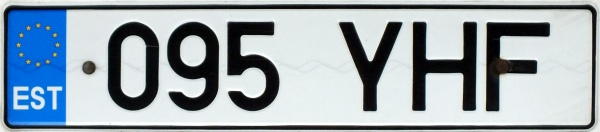
//> input picture data/license_plates/est_095yhf_close.jpg, 600 x 132 px
$ ./plates data/license_plates/est_095yhf_close.jpg   (built with g++ and OpenCV 4)
//> lines starting //> are read from the running program, lines starting //| are printed output that depends on the picture; after the words box and inside, x2 and y2 are one past the last pixel; in counts of white or black regions, pixels touching at a corner belong together
### functions.hpp
#include <opencv2/opencv.hpp>

using namespace std;
using namespace cv;

void mysave(const String &name, Mat m)
{
    vector<int> params;
    params.push_back(CV_IMWRITE_PNG_COMPRESSION);
    params.push_back(5);
    try
    {
        imwrite("./results/"+name+".png", m, params);
        cout << "./results/"+name+".png" << endl;
    }
    catch(runtime_error& ex)
    {
        printf("Exception converting image to PNG format: %s\n", ex.what());
    }

}

// [5 lines left out: function myshow, not called in this run]

Mat my_erode(Mat img, Mat se)
{
    Mat out = Mat(img.rows, img.cols, 0);
    out = out * 0;
    int H = out.rows;
    int W = out.cols;
    int Hs = se.rows;
    int Ws = se.cols;

    //assuming img is binary: 255 is 1.
    for(int i = 0; i < H-Hs; i++)
    {
        for(int j = 0; j < W-Ws; j++)
        {
            int val = 255;
            for(int x = 0; x < Hs; x++)
            {
                for(int y = 0; y < Ws; y++)
                {
                    if(se.data[x*Ws + y] && !img.data[(i+x)*W + (j+y)])
                    {
                        val = 0;
                    }
                }
            }
            out.data[(i+Hs)*W + (j+Ws)] = val;
        }
    }

    return out;
}

Mat my_dilate(Mat img, Mat se)
{
    Mat out = Mat(img.rows, img.cols, 0);
    out = out * 0;
    int H = out.rows;
    int W = out.cols;
    int Hs = se.rows;
    int Ws = se.cols;

    //assuming img is binary: 255 is 1.
    for(int i = 0; i < H-Hs; i++)
    {
        for(int j = 0; j < W-Ws; j++)
        {
            int val = 0;
            for(int x = 0; x < Hs; x++)
            {
                for(int y = 0; y < Ws; y++)
                {
                    if(se.data[x*Ws + y] && img.data[(i+x)*W + (j+y)])
                    {
                        val = 255;
                    }
                }
            }
            out.data[(i+Hs)*W + (j+Ws)] = val;
        }
    }

    return out;
}

Mat my_diskerode(Mat img, int r)
{
    Mat extended, cropped;
    Mat se = getStructuringElement( MORPH_ELLIPSE, Size( r, r+1), Point( 0, 0) );
    //extend
    copyMakeBorder( img, extended, 0, se.cols, 0, se.cols, BORDER_REPLICATE, 0);
    extended = my_erode(extended, se);
    extended(cv::Rect(se.cols/2,se.rows/2,img.cols,img.rows)).copyTo(cropped);
    return cropped;
}

Mat my_diskdilate(Mat img, int r)
{
    Mat extended, cropped;
    Mat se = getStructuringElement( MORPH_ELLIPSE, Size( r, r+1), Point( 0, 0) );
    //extend
    copyMakeBorder( img, extended, 0, se.cols, 0, se.cols, BORDER_REPLICATE, 0);
    extended = my_dilate(extended, se);
    extended(cv::Rect(se.cols/2,se.rows/2,img.cols,img.rows)).copyTo(cropped);
    return cropped;
}

// [15 lines left out: functions my_diskopen, my_diskclose, not called in this run]


Mat connected_components(Mat m)
{
    Mat labels;
    Mat out = Mat(m.rows, m.cols, 0);
    out *= 0;

    int n;
    n = cv::connectedComponents(m, labels, 8, CV_32S);


    int H = m.rows;
    int W = m.cols;

    for(int i = 0; i < H; i++)
    {
        for(int j = 0; j < W; j++)
        {
            out.data[i*W + j] = labels.at<int>(i, j)*255/n;
        }
    }


    return out;

}

### plates.cpp
#include "functions.hpp"

int main(int argc, char** argv )
{
    // Read image
    Mat img = imread(argv[1] ,CV_LOAD_IMAGE_COLOR);
//> img is the input picture: 132 rows x 600 cols, CV_8UC3; mean B, G, R 174.5, 165.8, 153
    Mat gray_img, thresholded, eroded, morph, masked, cc;

    cvtColor(img, gray_img, CV_BGR2GRAY);
    thresholded = (gray_img < 52);
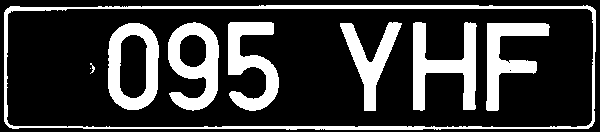
//> thresholded: 132 rows x 600 cols, CV_8UC1; 23.1% white; 9 white regions (1 under 20 px), largest, box (x1, y1, x2, y2) and area: (4, 5, 596, 130) 4337, (413, 22, 477, 111) 2653, (168, 22, 219, 111) 2462
    mysave(string(argv[1]) + "--THRESHOLD", thresholded);
    //moveWindow("threshold", 50,50);

    //erode
    eroded = my_diskerode(thresholded, 4);
//> after the loop in my_erode, `for(int i = 0; i < H-Hs; i++)`: out: 136 rows x 604 cols, CV_8UC1; 12.2% white; 11 white regions (4 under 20 px), largest, box (x1, y1, x2, y2) and area: (417, 27, 477, 112) 1932, (172, 27, 220, 112) 1768, (112, 28, 160, 111) 1685
//> in my_diskerode, `extended(cv::Rect(se.cols/2,se.rows/2,img.cols,img.rows)).copyTo(cropp..`: cropped: 132 rows x 600 cols, CV_8UC1; 12.7% white; 11 white regions (4 under 20 px), largest, box (x1, y1, x2, y2) and area: (415, 25, 475, 110) 1932, (170, 25, 218, 110) 1768, (110, 26, 158, 109) 1685
    morph = my_diskdilate(eroded, 4);
//> after the loop in my_dilate, `for(int i = 0; i < H-Hs; i++)`: out: 136 rows x 604 cols, CV_8UC1; 17.3% white; 10 white regions (1 under 20 px), largest, box (x1, y1, x2, y2) and area: (416, 26, 479, 115) 2644, (171, 26, 222, 115) 2463, (111, 27, 162, 114) 2344
//> in my_diskdilate, `extended(cv::Rect(se.cols/2,se.rows/2,img.cols,img.rows)).copyTo(cropp..`: cropped: 132 rows x 600 cols, CV_8UC1; 18% white; 10 white regions (1 under 20 px), largest, box (x1, y1, x2, y2) and area: (414, 24, 477, 113) 2644, (169, 24, 220, 113) 2463, (109, 25, 160, 112) 2344
    morph = my_diskerode(morph, 5);
//> after the loop in my_erode (call 2), `for(int i = 0; i < H-Hs; i++)`: out: 137 rows x 605 cols, CV_8UC1; 10.7% white; 8 white regions (2 under 20 px), largest, box (x1, y1, x2, y2) and area: (419, 30, 478, 114) 1719, (174, 30, 221, 113) 1567, (114, 31, 161, 113) 1488, (234, 30, 281, 114) 1450, (492, 31, 551, 114) 1381, (347, 30, 403, 114) 1230
//> in my_diskerode (call 2), `extended(cv::Rect(se.cols/2,se.rows/2,img.cols,img.rows)).copyTo(cropp..`: cropped: 132 rows x 600 cols, CV_8UC1; 11.2% white; 8 white regions (2 under 20 px), largest, box (x1, y1, x2, y2) and area: (417, 27, 476, 111) 1719, (172, 27, 219, 110) 1567, (112, 28, 159, 110) 1488, (232, 27, 279, 111) 1450, (490, 28, 549, 111) 1381, (345, 27, 401, 111) 1230
    morph = my_diskdilate(morph, 5);
//> after the loop in my_dilate (call 2), `for(int i = 0; i < H-Hs; i++)`: out: 137 rows x 605 cols, CV_8UC1; 16.7% white; 7 white regions, largest, box (x1, y1, x2, y2) and area: (418, 28, 481, 117) 2641, (173, 28, 224, 116) 2460, (113, 29, 164, 116) 2343
//> in my_diskdilate (call 2), `extended(cv::Rect(se.cols/2,se.rows/2,img.cols,img.rows)).copyTo(cropp..`: cropped: 132 rows x 600 cols, CV_8UC1; 17.5% white; 7 white regions, largest, box (x1, y1, x2, y2) and area: (416, 25, 479, 114) 2641, (171, 25, 222, 113) 2460, (111, 26, 162, 113) 2343
    morph = my_diskerode(morph, 6);
//> after the loop in my_erode (call 3), `for(int i = 0; i < H-Hs; i++)`: out: 138 rows x 606 cols, CV_8UC1; 9.2% white; 6 white regions, box (x1, y1, x2, y2) and area: (422, 32, 480, 115) 1510, (177, 32, 223, 114) 1376, (117, 33, 163, 114) 1289, (237, 32, 283, 115) 1249, (495, 33, 553, 115) 1199, (350, 32, 404, 115) 1051
//> in my_diskerode (call 3), `extended(cv::Rect(se.cols/2,se.rows/2,img.cols,img.rows)).copyTo(cropp..`: cropped: 132 rows x 600 cols, CV_8UC1; 9.7% white; 6 white regions, box (x1, y1, x2, y2) and area: (419, 29, 477, 112) 1510, (174, 29, 220, 111) 1376, (114, 30, 160, 111) 1289, (234, 29, 280, 112) 1249, (492, 30, 550, 112) 1199, (347, 29, 401, 112) 1051
    morph = my_diskdilate(morph, 7);
//> after the loop in my_dilate (call 3), `for(int i = 0; i < H-Hs; i++)`: out: 139 rows x 607 cols, CV_8UC1; 17.9% white; 6 white regions, box (x1, y1, x2, y2) and area: (420, 30, 484, 120) 2865, (175, 30, 227, 119) 2725, (115, 31, 167, 119) 2588, (235, 30, 287, 120) 2536, (493, 31, 557, 120) 2364, (348, 30, 408, 120) 2052
//> in my_diskdilate (call 3), `extended(cv::Rect(se.cols/2,se.rows/2,img.cols,img.rows)).copyTo(cropp..`: cropped: 132 rows x 600 cols, CV_8UC1; 19.1% white; 6 white regions, box (x1, y1, x2, y2) and area: (417, 26, 481, 116) 2865, (172, 26, 224, 115) 2725, (112, 27, 164, 115) 2588, (232, 26, 284, 116) 2536, (490, 27, 554, 116) 2364, (345, 26, 405, 116) 2052
    morph = my_diskerode(morph, 8);
//> after the loop in my_erode (call 4), `for(int i = 0; i < H-Hs; i++)`: out: 140 rows x 608 cols, CV_8UC1; 7.7% white; 6 white regions, box (x1, y1, x2, y2) and area: (425, 35, 482, 116) 1307, (180, 35, 225, 116) 1200, (120, 36, 165, 116) 1102, (240, 35, 285, 117) 1050, (498, 36, 555, 117) 1022, (353, 35, 405, 117) 913
//> in my_diskerode (call 4), `extended(cv::Rect(se.cols/2,se.rows/2,img.cols,img.rows)).copyTo(cropp..`: cropped: 132 rows x 600 cols, CV_8UC1; 8.3% white; 6 white regions, box (x1, y1, x2, y2) and area: (421, 31, 478, 112) 1307, (176, 31, 221, 112) 1200, (116, 32, 161, 112) 1102, (236, 31, 281, 113) 1050, (494, 32, 551, 113) 1022, (349, 31, 401, 113) 913
    morph = my_diskdilate(morph, 10);
//> after the loop in my_dilate (call 4), `for(int i = 0; i < H-Hs; i++)`: out: 142 rows x 610 cols, CV_8UC1; 19.9% white; 6 white regions, box (x1, y1, x2, y2) and area: (422, 32, 488, 123) 3276, (177, 32, 231, 123) 3105, (117, 33, 171, 123) 2966, (237, 32, 291, 124) 2863, (495, 33, 561, 124) 2683, (350, 32, 411, 124) 2351
//> in my_diskdilate (call 4), `extended(cv::Rect(se.cols/2,se.rows/2,img.cols,img.rows)).copyTo(cropp..`: cropped: 132 rows x 600 cols, CV_8UC1; 21.8% white; 6 white regions, box (x1, y1, x2, y2) and area: (417, 27, 483, 118) 3276, (172, 27, 226, 118) 3105, (112, 28, 166, 118) 2966, (232, 27, 286, 119) 2863, (490, 28, 556, 119) 2683, (345, 27, 406, 119) 2351

    //mask with first erosion
    masked = eroded & morph;
//> masked: 132 rows x 600 cols, CV_8UC1; 10.5% white; 6 white regions, box (x1, y1, x2, y2) and area: (417, 27, 475, 110) 1540, (172, 27, 218, 110) 1530, (112, 28, 158, 109) 1415, (232, 27, 278, 110) 1364, (490, 28, 548, 110) 1231, (345, 27, 400, 110) 1213
    morph = my_diskdilate(masked, 4);
//> after the loop in my_dilate (call 5), `for(int i = 0; i < H-Hs; i++)`: out: 136 rows x 604 cols, CV_8UC1; 14.7% white; 6 white regions, box (x1, y1, x2, y2) and area: (418, 28, 479, 115) 2231, (173, 28, 222, 115) 2217, (113, 29, 162, 114) 2069, (233, 28, 282, 115) 2031, (491, 29, 552, 115) 1848, (346, 28, 404, 115) 1714
//> in my_diskdilate (call 5), `extended(cv::Rect(se.cols/2,se.rows/2,img.cols,img.rows)).copyTo(cropp..`: cropped: 132 rows x 600 cols, CV_8UC1; 15.3% white; 6 white regions, box (x1, y1, x2, y2) and area: (416, 26, 477, 113) 2231, (171, 26, 220, 113) 2217, (111, 27, 160, 112) 2069, (231, 26, 280, 113) 2031, (489, 27, 550, 113) 1848, (344, 26, 402, 113) 1714
    masked = thresholded & morph;
//> masked: 132 rows x 600 cols, CV_8UC1; 13.4% white; 6 white regions, box (x1, y1, x2, y2) and area: (416, 26, 476, 111) 1965, (171, 26, 219, 111) 1939, (111, 27, 159, 110) 1825, (231, 26, 279, 111) 1749, (489, 27, 549, 111) 1584, (344, 26, 401, 111) 1557
    morph = my_diskerode(masked, 3);
//> after the loop in my_erode (call 5), `for(int i = 0; i < H-Hs; i++)`: out: 135 rows x 603 cols, CV_8UC1; 9.6% white; 6 white regions, box (x1, y1, x2, y2) and area: (419, 30, 477, 112) 1482, (174, 30, 220, 111) 1409, (114, 31, 160, 111) 1337, (234, 30, 280, 112) 1238, (347, 30, 401, 112) 1188, (492, 31, 550, 112) 1132
//> in my_diskerode (call 5), `extended(cv::Rect(se.cols/2,se.rows/2,img.cols,img.rows)).copyTo(cropp..`: cropped: 132 rows x 600 cols, CV_8UC1; 9.8% white; 6 white regions, box (x1, y1, x2, y2) and area: (418, 28, 476, 110) 1482, (173, 28, 219, 109) 1409, (113, 29, 159, 109) 1337, (233, 28, 279, 110) 1238, (346, 28, 400, 110) 1188, (491, 29, 549, 110) 1132
    masked = thresholded & morph;
    morph = my_diskdilate(masked, 5);
//> after the loop in my_dilate (call 6), `for(int i = 0; i < H-Hs; i++)`: out: 137 rows x 605 cols, CV_8UC1; 15.3% white; 6 white regions, box (x1, y1, x2, y2) and area: (419, 29, 481, 116) 2383, (174, 29, 224, 115) 2296, (114, 30, 164, 115) 2186, (234, 29, 284, 116) 2091, (492, 30, 554, 116) 1927, (347, 29, 405, 116) 1815
//> in my_diskdilate (call 6), `extended(cv::Rect(se.cols/2,se.rows/2,img.cols,img.rows)).copyTo(cropp..`: cropped: 132 rows x 600 cols, CV_8UC1; 16% white; 6 white regions, box (x1, y1, x2, y2) and area: (417, 26, 479, 113) 2383, (172, 26, 222, 112) 2296, (112, 27, 162, 112) 2186, (232, 26, 282, 113) 2091, (490, 27, 552, 113) 1927, (345, 26, 403, 113) 1815
    masked = masked & morph;
    masked = my_diskdilate(masked, 5);
    masked = masked & thresholded;
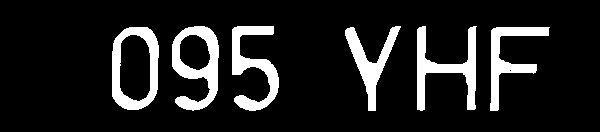
//> masked: 132 rows x 600 cols, CV_8UC1; 12.7% white; 6 white regions, box (x1, y1, x2, y2) and area: (172, 26, 219, 111) 1879, (417, 26, 477, 111) 1824, (112, 27, 159, 110) 1718, (232, 26, 279, 111) 1704, (490, 27, 550, 111) 1520, (345, 26, 401, 111) 1445
    masked = my_diskerode(masked, 3);
//> after the loop in my_erode (call 6), `for(int i = 0; i < H-Hs; i++)`:
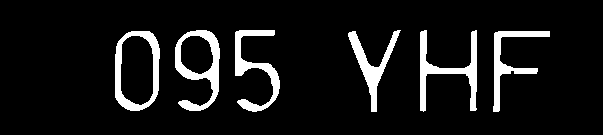
//> out: 135 rows x 603 cols, CV_8UC1; 8.9% white; 6 white regions, box (x1, y1, x2, y2) and area: (175, 30, 220, 111) 1349, (420, 30, 477, 112) 1342, (115, 31, 160, 111) 1230, (235, 30, 280, 112) 1195, (348, 30, 401, 112) 1079, (493, 31, 550, 112) 1068
//> in my_diskerode (call 6), `extended(cv::Rect(se.cols/2,se.rows/2,img.cols,img.rows)).copyTo(cropp..`: cropped: 132 rows x 600 cols, CV_8UC1; 9.2% white; 6 white regions, box (x1, y1, x2, y2) and area: (174, 28, 219, 109) 1349, (419, 28, 476, 110) 1342, (114, 29, 159, 109) 1230, (234, 28, 279, 110) 1195, (347, 28, 400, 110) 1079, (492, 29, 549, 110) 1068
    masked = my_diskdilate(masked, 10);
//> after the loop in my_dilate (call 8), `for(int i = 0; i < H-Hs; i++)`:
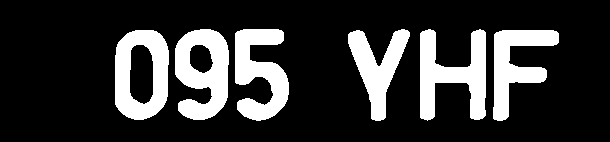
//> out: 142 rows x 610 cols, CV_8UC1; 20.7% white; 6 white regions, box (x1, y1, x2, y2) and area: (420, 29, 486, 121) 3316, (175, 29, 229, 120) 3249, (115, 30, 169, 120) 3083, (235, 29, 289, 121) 3021, (493, 30, 559, 121) 2749, (348, 29, 410, 121) 2518
//> in my_diskdilate (call 8), `extended(cv::Rect(se.cols/2,se.rows/2,img.cols,img.rows)).copyTo(cropp..`: cropped: 132 rows x 600 cols, CV_8UC1; 22.6% white; 6 white regions, box (x1, y1, x2, y2) and area: (415, 24, 481, 116) 3316, (170, 24, 224, 115) 3249, (110, 25, 164, 115) 3083, (230, 24, 284, 116) 3021, (488, 25, 554, 116) 2749, (343, 24, 405, 116) 2518
    masked = masked & thresholded;
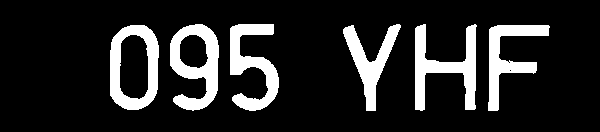
//> masked: 132 rows x 600 cols, CV_8UC1; 15.3% white; 6 white regions, box (x1, y1, x2, y2) and area: (415, 24, 477, 111) 2239, (170, 24, 219, 111) 2206, (110, 25, 159, 110) 2060, (230, 24, 279, 111) 2042, (488, 25, 550, 111) 1865, (343, 24, 401, 111) 1701

    masked = my_diskdilate(masked, 10);
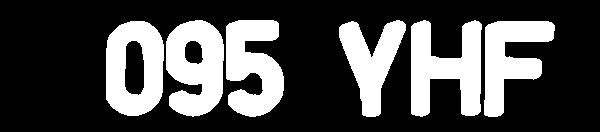
//> masked: 132 rows x 600 cols, CV_8UC1; 29.2% white; 6 white regions, box (x1, y1, x2, y2) and area: (411, 20, 482, 117) 4308, (166, 20, 224, 117) 4091, (226, 20, 284, 117) 3945, (106, 21, 164, 116) 3917, (484, 21, 555, 117) 3636, (339, 20, 406, 117) 3229
    masked = my_diskerode(masked, 6);
//> in my_diskerode (call 7), `copyMakeBorder( img, extended, 0, se.cols, 0, se.cols, BORDER_REPLICAT..`:
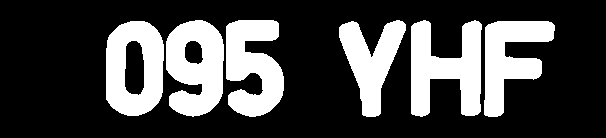
//> extended: 138 rows x 606 cols, CV_8UC1; 27.7% white; 6 white regions, box (x1, y1, x2, y2) and area: (411, 20, 482, 117) 4308, (166, 20, 224, 117) 4091, (226, 20, 284, 117) 3945, (106, 21, 164, 116) 3917, (484, 21, 555, 117) 3636, (339, 20, 406, 117) 3229
    masked = masked & thresholded;

    masked = my_diskdilate(masked, 3);

    mysave(string(argv[1]) + "-MASKED", masked);
    cc = connected_components(masked);
//> in connected_components, `n = cv::connectedComponents(m, labels, 8, CV_32S);`: n = 7
    mysave(string(argv[1]) + "---CC", cc);

    //waitKey(0);
    return 0;
}

$ run again, on data/license_plates/gr_tkt-3442_close.jpg
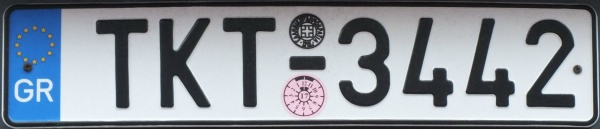
//> input picture data/license_plates/gr_tkt-3442_close.jpg, 600 x 129 px
//> img is the input picture: 129 rows x 600 cols, CV_8UC3; mean B, G, R 155.3, 146, 138.4
//> `thresholded = (gray_img < 52);`:
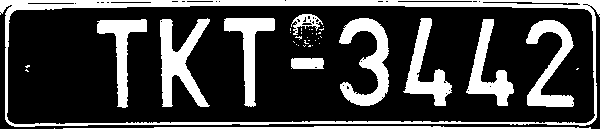
//> thresholded: 129 rows x 600 cols, CV_8UC1; 25.6% white; 40 white regions (29 under 20 px), largest, box (x1, y1, x2, y2) and area: (0, 0, 600, 127) 6292, (160, 18, 210, 107) 2088, (339, 18, 389, 106) 1989
//> in my_diskerode (call 7), `copyMakeBorder( img, extended, 0, se.cols, 0, se.cols, BORDER_REPLICAT..`:
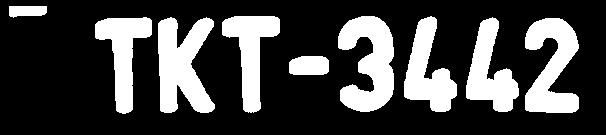
//> extended: 135 rows x 606 cols, CV_8UC1; 26.4% white; 9 white regions, largest, box (x1, y1, x2, y2) and area: (158, 17, 215, 113) 3616, (338, 16, 394, 112) 3434, (525, 18, 579, 113) 3163
//> n = 10

$ run again, on data/license_plates/i_ed485kc_close.jpg
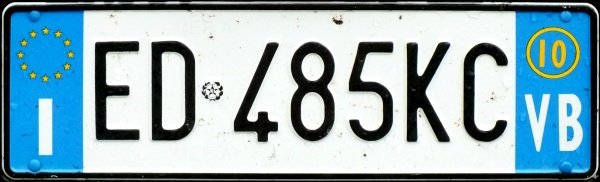
//> input picture data/license_plates/i_ed485kc_close.jpg, 600 x 182 px
//> img is the input picture: 182 rows x 600 cols, CV_8UC3; mean B, G, R 180.6, 170.4, 141.8
//> `thresholded = (gray_img < 52);`:
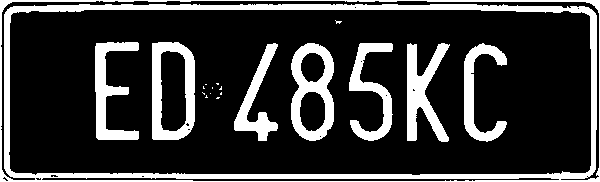
//> thresholded: 182 rows x 600 cols, CV_8UC1; 21.6% white; 19 white regions (11 under 20 px), largest, box (x1, y1, x2, y2) and area: (0, 0, 600, 182) 10781, (152, 42, 195, 140) 2164, (291, 43, 334, 141) 2163
//> in my_diskerode (call 7), `copyMakeBorder( img, extended, 0, se.cols, 0, se.cols, BORDER_REPLICAT..`:
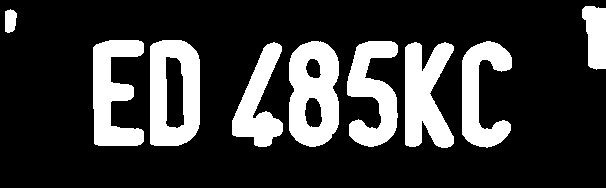
//> extended: 188 rows x 606 cols, CV_8UC1; 21.9% white; 9 white regions, largest, box (x1, y1, x2, y2) and area: (289, 41, 339, 147) 3995, (150, 40, 200, 146) 3902, (405, 42, 454, 148) 3592
//> n = 10
